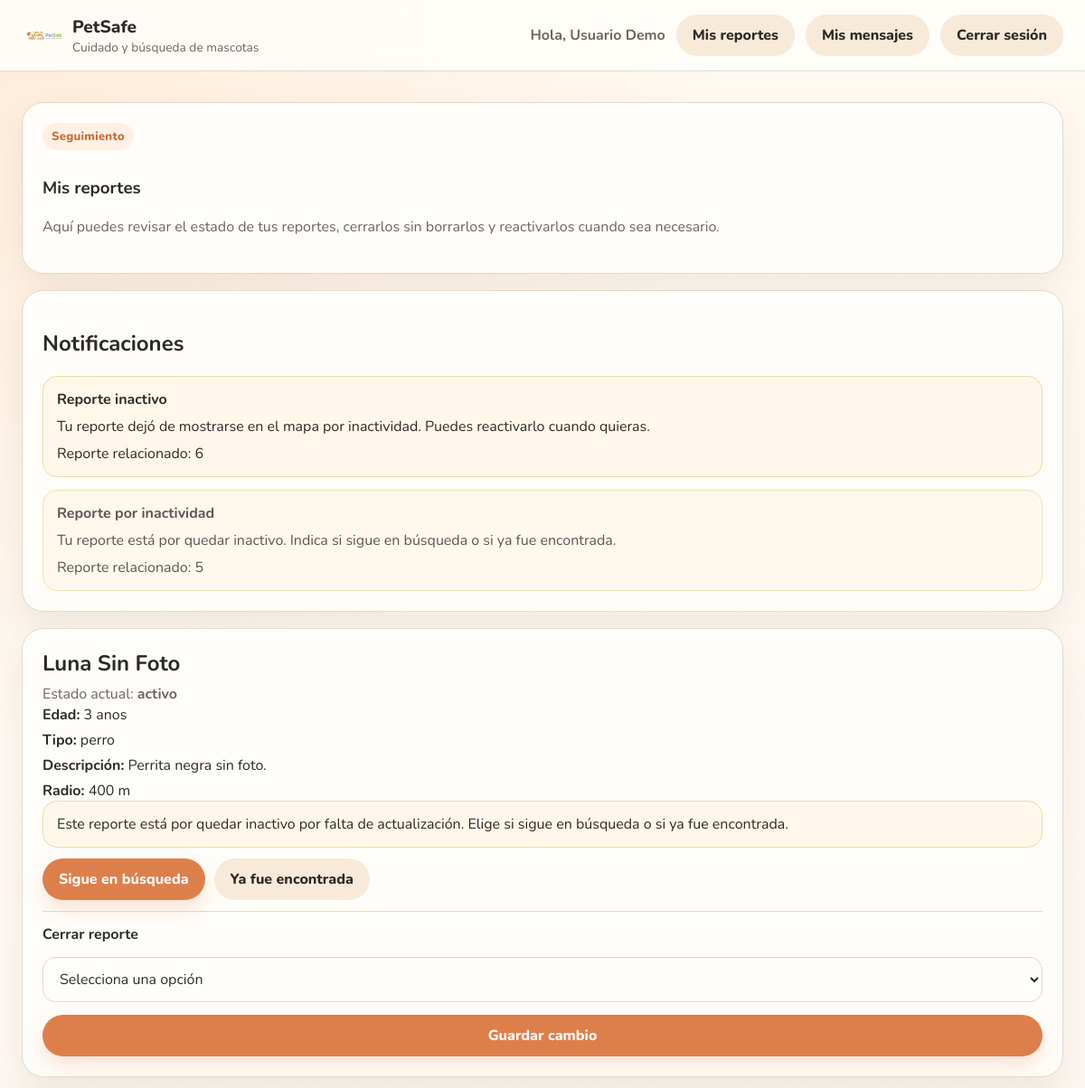
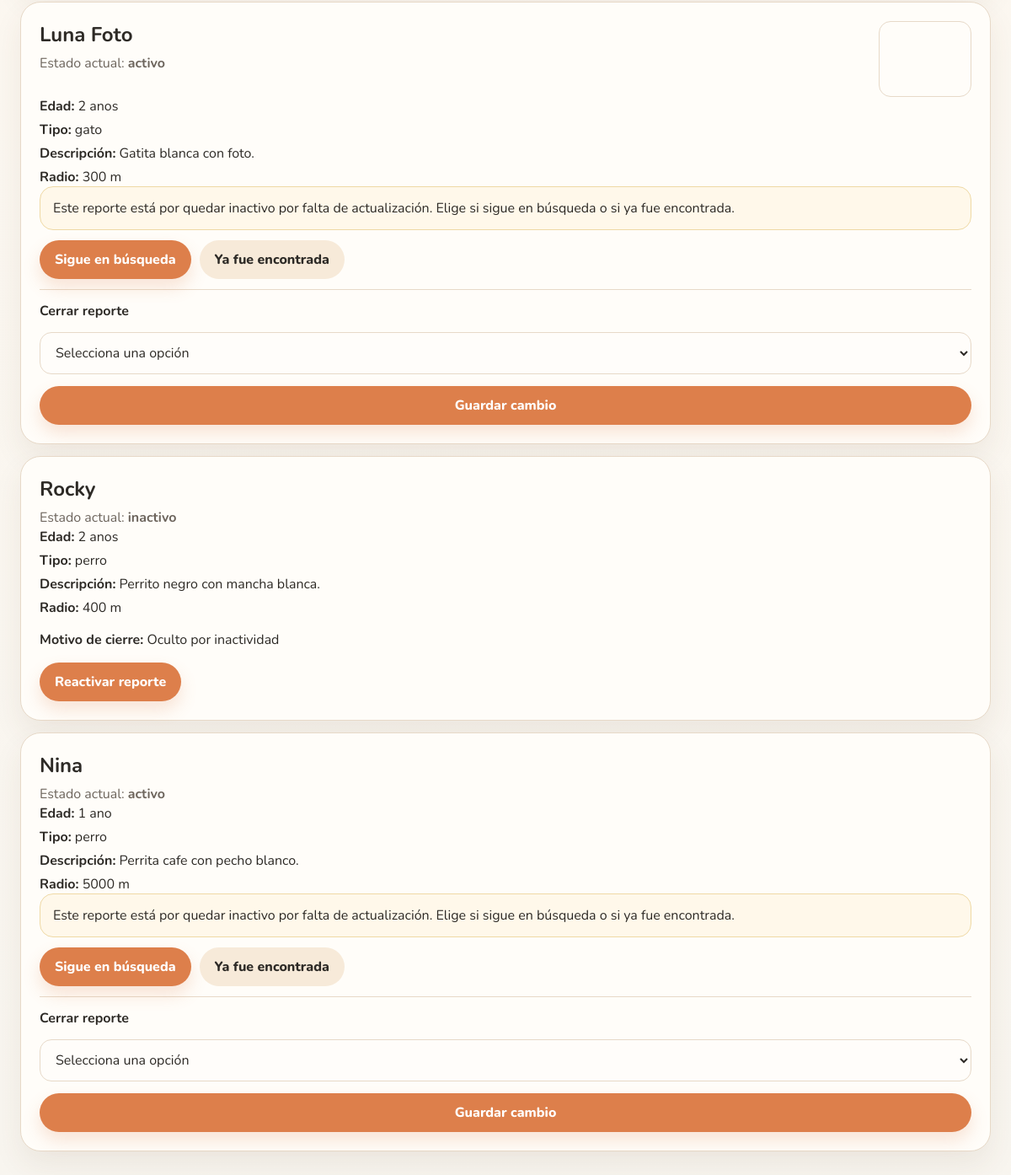
Screenshot of /mis-reportes (signed in) with the database file from the repository (2 pictures, top to bottom).
### app.py (models this page shows, shortened)
class Usuario(UserMixin, db.Model):
    __tablename__ = "usuarios"
    id = db.Column(db.Integer, primary_key=True)
    nombre = db.Column(db.String(120), nullable=False)
    correo = db.Column(db.String(120), unique=True, nullable=False, index=True)
    password_hash = db.Column(db.String(255), nullable=False)
    creado_en = db.Column(db.DateTime(timezone=True), default=ahora_utc, nullable=False)
    reportes = db.relationship("Reporte", back_populates="creador", lazy=True)
    mensajes_enviados = db.relationship(
        "MensajeChat",
        foreign_keys="MensajeChat.remitente_id",
        back_populates="remitente",
        lazy=True,
    )
    mensajes_recibidos = db.relationship(
        "MensajeChat",
        foreign_keys="MensajeChat.destinatario_id",
        back_populates="destinatario",
        lazy=True,
    )
    notificaciones = db.relationship("Notificacion", back_populates="usuario", lazy=True)

class Notificacion(db.Model):
    __tablename__ = "notificaciones"
    id = db.Column(db.Integer, primary_key=True)
    titulo = db.Column(db.String(150), nullable=False)
    mensaje = db.Column(db.Text, nullable=False)
    tipo = db.Column(db.String(50), nullable=False, default="informativa")
    leida = db.Column(db.Boolean, default=False, nullable=False)
    creada_en = db.Column(db.DateTime(timezone=True), default=ahora_utc, nullable=False)
    usuario_id = db.Column(db.Integer, db.ForeignKey("usuarios.id"), nullable=False)
    reporte_id = db.Column(db.Integer, db.ForeignKey("reportes.id"), nullable=True)
    usuario = db.relationship("Usuario", back_populates="notificaciones")

class Reporte(db.Model):
    __tablename__ = "reportes"
    id = db.Column(db.Integer, primary_key=True)
    nombre_mascota = db.Column(db.String(120), nullable=False)
    edad_mascota = db.Column(db.String(50), nullable=False)
    tipo_mascota = db.Column(db.String(50), nullable=False)
    otro_tipo_mascota = db.Column(db.String(80), nullable=True)
    descripcion = db.Column(db.Text, nullable=False)
    ofrece_recompensa = db.Column(db.Boolean, default=False, nullable=False)
    foto_mascota = db.Column(db.String(255), nullable=True)
    latitud = db.Column(db.Float, nullable=False)
    longitud = db.Column(db.Float, nullable=False)
    radio_busqueda_km = db.Column(db.Float, nullable=False, default=0.1)
    radio_busqueda_metros = db.Column(db.Integer, nullable=False)
    estado = db.Column(db.String(30), default="activo", nullable=False)
    motivo_cierre = db.Column(db.String(255), nullable=True)
    creado_en = db.Column(db.DateTime(timezone=True), default=ahora_utc, nullable=False)
    actualizado_en = db.Column(db.DateTime(timezone=True), default=ahora_utc, nullable=False)
    ultima_actividad_en = db.Column(db.DateTime(timezone=True), default=ahora_utc, nullable=False)
    aviso_inactividad_en = db.Column(db.DateTime(timezone=True), nullable=True)
    fecha_limite_respuesta = db.Column(db.DateTime(timezone=True), nullable=True)
    usuario_id = db.Column(db.Integer, db.ForeignKey("usuarios.id"), nullable=False)
    creador = db.relationship("Usuario", back_populates="reportes")
    colores = db.relationship("Color", secondary=reporte_colores, lazy="joined")

### app.py (the view)
@app.route("/mis-reportes")
@login_required
def mis_reportes():
    revisar_inactividad_reportes()
    reportes = (
        Reporte.query.filter_by(usuario_id=current_user.id)
        .order_by(Reporte.creado_en.desc())
        .all()
    )
    notificaciones = (
        Notificacion.query.filter_by(usuario_id=current_user.id)
        .order_by(Notificacion.creada_en.desc())
        .all()
    )
    return render_template("mis_reportes.html", reportes=reportes, notificaciones=notificaciones)

### app.py (called while the page is built, shortened)
def ahora_utc():
    return datetime.now(timezone.utc)

@login_manager.user_loader
def cargar_usuario(user_id):
    return Usuario.query.get(int(user_id))

def convertir_a_utc(fecha):
    if not fecha:
        return None
    if fecha.tzinfo is None:
        return fecha.replace(tzinfo=timezone.utc)
    return fecha

def revisar_inactividad_reportes():
    ahora = ahora_utc()
    reportes_activos = Reporte.query.filter_by(estado="activo").all()
    hubo_cambios = False
    for reporte in reportes_activos:
        ultima_actividad = convertir_a_utc(reporte.ultima_actividad_en) or ahora
        fecha_aviso = convertir_a_utc(reporte.aviso_inactividad_en)
        fecha_limite = convertir_a_utc(reporte.fecha_limite_respuesta)
        fecha_limite_actual = convertir_a_utc(reporte.fecha_limite_respuesta)
    if hubo_cambios:
        db.session.commit()

### templates/mis_reportes.html (shortened to what this page needs)
{% extends "base.html" %}
{% block contenido %}
<section class="contenedor-simple">
    <article class="tarjeta-panel">
        <span class="etiqueta-pantalla">Seguimiento</span>
        <h1>Mis reportes</h1>
        <p class="subtitulo-panel">
            Aquí puedes revisar el estado de tus reportes, cerrarlos sin borrarlos y reactivarlos cuando sea necesario.
        </p>
    </article>
    {% if notificaciones %}
        <article class="tarjeta-panel">
            <h2>Notificaciones</h2>
            <div class="lista-notificaciones">
                {% for notificacion in notificaciones %}
                    <div class="aviso-notificacion {% if notificacion.leida %}notificacion-leida{% endif %}">
                        <strong>{{ notificacion.titulo }}</strong>
                        <p>{{ notificacion.mensaje }}</p>
                        {% if notificacion.reporte_id %}
                            <span>Reporte relacionado: {{ notificacion.reporte_id }}</span>
                        {% endif %}
                    </div>
                {% endfor %}
            </div>
        </article>
    {% endif %}
    {% if reportes %}
        <div class="lista-reportes">
            {% for reporte in reportes %}
                <article class="tarjeta-panel tarjeta-reporte">
                    <div class="encabezado-reporte">
                        <div>
                            <h2>{{ reporte.nombre_mascota }}</h2>
                            <p class="mensaje-suave">Estado actual: <strong>{{ reporte.estado }}</strong></p>
                        </div>
                        {% if reporte.foto_mascota %}
                            <img
                                class="miniatura-reporte"
                                src="{{ url_for('static', filename='fotos_mascotas/' ~ reporte.foto_mascota) }}"
                                alt="Foto de {{ reporte.nombre_mascota }}"
                            >
                        {% endif %}
                    </div>
                    <div class="detalle-reporte">
                        <p><strong>Edad:</strong> {{ reporte.edad_mascota }}</p>
                        <p><strong>Tipo:</strong> {{ reporte.otro_tipo_mascota if reporte.tipo_mascota == 'otro' else reporte.tipo_mascota }}</p>
                        <p><strong>Descripción:</strong> {{ reporte.descripcion }}</p>
                        <p><strong>Radio:</strong> {{ reporte.radio_busqueda_metros }} m</p>
                    </div>
                    {% if reporte.motivo_cierre %}
                        <p><strong>Motivo de cierre:</strong> {{ reporte.motivo_cierre }}</p>
                    {% endif %}
                    {% if reporte.estado == "activo" and reporte.fecha_limite_respuesta %}
                        <div class="aviso-seguridad-chat">
                            Este reporte está por quedar inactivo por falta de actualización. Elige si sigue en búsqueda o si ya fue encontrada.
                        </div>
                        <div class="acciones-reporte">
                            <form method="POST" action="{{ url_for('responder_inactividad', reporte_id=reporte.id) }}">
                                <button type="submit" class="boton-principal">Sigue en búsqueda</button>
                            </form>
                            <form method="POST" action="{{ url_for('responder_inactividad', reporte_id=reporte.id) }}">
                                <button type="submit" class="boton-secundario">Ya fue encontrada</button>
                            </form>
                        </div>
                    {% endif %}
                    {% if reporte.estado == "activo" %}
                        <form method="POST" action="{{ url_for('cerrar_reporte', reporte_id=reporte.id) }}" class="formulario-panel formulario-cierre">
                            <label for="motivo-{{ reporte.id }}">Cerrar reporte</label>
                            <select id="motivo-{{ reporte.id }}" name="motivo" class="selector-cierre" data-reporte-id="{{ reporte.id }}" required>
                                <option value="">Selecciona una opción</option>
                            </select>
                            <button type="submit" class="boton-principal">Guardar cambio</button>
                        </form>
                    {% elif reporte.estado == "inactivo" %}
                        <div class="acciones-reporte">
                            <form method="POST" action="{{ url_for('reactivar_reporte', reporte_id=reporte.id) }}">
                                <button type="submit" class="boton-principal">Reactivar reporte</button>
                            </form>
                        </div>
                    {% else %}
                        <p class="mensaje-suave">Este reporte ya no aparece en el mapa porque su estado ya no es activo.</p>
                    {% endif %}
                </article>
            {% endfor %}
        </div>
    {% else %}
        <article class="tarjeta-panel">
            <p class="mensaje-suave">Todavía no has creado reportes.</p>
        </article>
    {% endif %}
</section>
{% endblock %}

### templates/base.html (shortened to what this page needs)
<!DOCTYPE html>
<html lang="es">
<head>
    <link rel="stylesheet" href="https://unpkg.com/leaflet@1.9.4/dist/leaflet.css">
    <link rel="stylesheet" href="{{ url_for('static', filename='css/styles.css') }}">
</head>
<body>
    <header class="barra-superior">
        <a class="marca" href="{{ url_for('inicio') }}">
            <img src="{{ url_for('static', filename='img/logo-petsafe.svg') }}" alt="Logo de PetSafe" class="logo">
            <div class="marca-texto">
                <span>PetSafe</span>
                <small>Cuidado y búsqueda de mascotas</small>
            </div>
        </a>
        {% if current_user.is_authenticated %}
            <nav class="navegacion">
                <span class="saludo">Hola, {{ current_user.nombre }}</span>
                <a class="boton-secundario boton-nav" href="{{ url_for('mis_reportes') }}">Mis reportes</a>
                <a class="boton-secundario boton-nav" href="{{ url_for('mis_mensajes') }}">Mis mensajes</a>
                <a class="boton-secundario boton-nav" href="{{ url_for('cerrar_sesion') }}">Cerrar sesión</a>
            </nav>
        {% endif %}
    </header>
    <main class="contenido-principal">
        <section class="contenedor-alertas">
        </section>
        {% block contenido %}{% endblock %}
    </main>
</body>
</html>

### static/css/styles.css (style rules this page uses)
:root { --fondo: #f8f5ef; --fondo-panel: #fffdf9; --fondo-suave: #fff4e8; --texto: #2d2a26; --texto-suave: #6d655d; --borde: #e7d9c8; --borde-suave: #f0e4d5; --primario: #dd7f4b; --primario-fuerte: #c76a35; --primario-claro: #fff0e3; --sombra: 0 16px 35px rgba(90, 63, 34, 0.08); }
* { box-sizing: border-box; }
body { margin: 0; font-family: "Nunito", sans-serif; background: radial-gradient(circle at top left, rgba(255, 225, 196, 0.55), transparent 28%), linear-gradient(180deg, #fff9f1 0%, var(--fondo) 100%); color: var(--texto); }
a { color: var(--primario-fuerte); }
main, button, input, select, textarea { font: inherit; }
.contenido-principal { padding-bottom: 24px; }
.barra-superior { display: flex; justify-content: space-between; align-items: center; gap: 16px; padding: 16px 24px; background: rgba(255, 253, 249, 0.92); border-bottom: 1px solid var(--borde); position: sticky; top: 0; z-index: 999; backdrop-filter: blur(12px); }
.marca { display: inline-flex; align-items: center; gap: 12px; text-decoration: none; color: var(--texto); }
.marca-texto { display: grid; }
.marca-texto span { font-weight: 800; font-size: 1.2rem; }
.marca-texto small { color: var(--texto-suave); font-size: 0.86rem; }
.logo { width: 44px; height: 44px; }
.navegacion { display: flex; flex-wrap: wrap; align-items: center; justify-content: flex-end; gap: 12px; }
.saludo { color: var(--texto-suave); font-weight: 700; }
.boton-nav { min-width: 130px; }
.contenedor-alertas { padding: 16px 24px 0; }
.tarjeta-auth, .tarjeta-panel { background: var(--fondo-panel); border: 1px solid var(--borde); border-radius: 24px; box-shadow: var(--sombra); }
.tarjeta-panel { padding: 22px; }
.etiqueta-pantalla { display: inline-block; margin-bottom: 10px; padding: 6px 10px; border-radius: 999px; background: var(--primario-claro); color: var(--primario-fuerte); font-size: 0.82rem; font-weight: 800; letter-spacing: 0.02em; }
.subtitulo-auth, .subtitulo-panel { margin-top: 0; color: var(--texto-suave); line-height: 1.55; }
.formulario-auth, .formulario-panel { display: grid; gap: 14px; }
label, legend { font-weight: 700; }
input, select, textarea { width: 100%; padding: 12px 14px; border-radius: 14px; border: 1px solid var(--borde); background: #fffdfa; color: var(--texto); transition: border-color 0.2s ease, box-shadow 0.2s ease; }
.boton-principal, .boton-secundario { border: none; cursor: pointer; border-radius: 999px; padding: 12px 18px; font-weight: 800; text-decoration: none; text-align: center; transition: transform 0.15s ease, background 0.15s ease, box-shadow 0.15s ease; }
.boton-principal { background: var(--primario); color: white; box-shadow: 0 10px 20px rgba(221, 127, 75, 0.2); }
.boton-secundario { background: #f7ead9; color: var(--texto); }
.contenedor-simple { display: grid; gap: 18px; padding: 18px 24px 24px; }
.mensaje-suave { color: var(--texto-suave); margin: 0; line-height: 1.5; }
.lista-conversaciones, .lista-mensajes, .lista-reportes, .lista-notificaciones { display: grid; gap: 14px; }
.aviso-seguridad-chat, .aviso-notificacion { padding: 13px 15px; border-radius: 16px; background: #fff8ea; border: 1px solid #efd9a5; color: var(--texto); line-height: 1.5; }
.aviso-notificacion p { margin: 6px 0; }
.notificacion-leida { opacity: 0.78; }
.tarjeta-reporte h2 { margin: 0 0 6px; }
.encabezado-reporte { display: flex; justify-content: space-between; gap: 14px; align-items: flex-start; }
.detalle-reporte { display: grid; gap: 6px; }
.detalle-reporte p { margin: 0; }
.miniatura-reporte { width: 110px; height: 90px; object-fit: cover; border-radius: 14px; border: 1px solid var(--borde); }
.formulario-cierre { margin-top: 12px; padding-top: 14px; border-top: 1px solid var(--borde); }
.acciones-reporte { display: flex; flex-wrap: wrap; gap: 10px; margin-top: 12px; }

### rows the page displays
Usuario: nombre "Usuario Demo"
Notificacion: titulo "Reporte inactivo", mensaje "Tu reporte dejó de mostrarse en el mapa por inactividad. Puedes reactivarlo cuando quieras.", reporte_id "6"
Notificacion: titulo "Reporte por inactividad", mensaje "Tu reporte está por quedar inactivo. Indica si sigue en búsqueda o si ya fue encontrada.", reporte_id "5"
Reporte: nombre_mascota "Luna Sin Foto", estado "activo", edad_mascota "3 anos", tipo_mascota "perro", descripcion "Perrita negra sin foto.", radio_busqueda_metros "400"
Reporte: nombre_mascota "Luna Foto", estado "activo", foto_mascota (picture), edad_mascota "2 anos", tipo_mascota "gato", descripcion "Gatita blanca con foto.", radio_busqueda_metros "300"
Reporte: nombre_mascota "Rocky", estado "inactivo", edad_mascota "2 anos", tipo_mascota "perro", descripcion "Perrito negro con mancha blanca.", radio_busqueda_metros "400", motivo_cierre "Oculto por inactividad"
Reporte: nombre_mascota "Nina", estado "activo", edad_mascota "1 ano", tipo_mascota "perro", descripcion "Perrita cafe con pecho blanco.", radio_busqueda_metros "5000"
